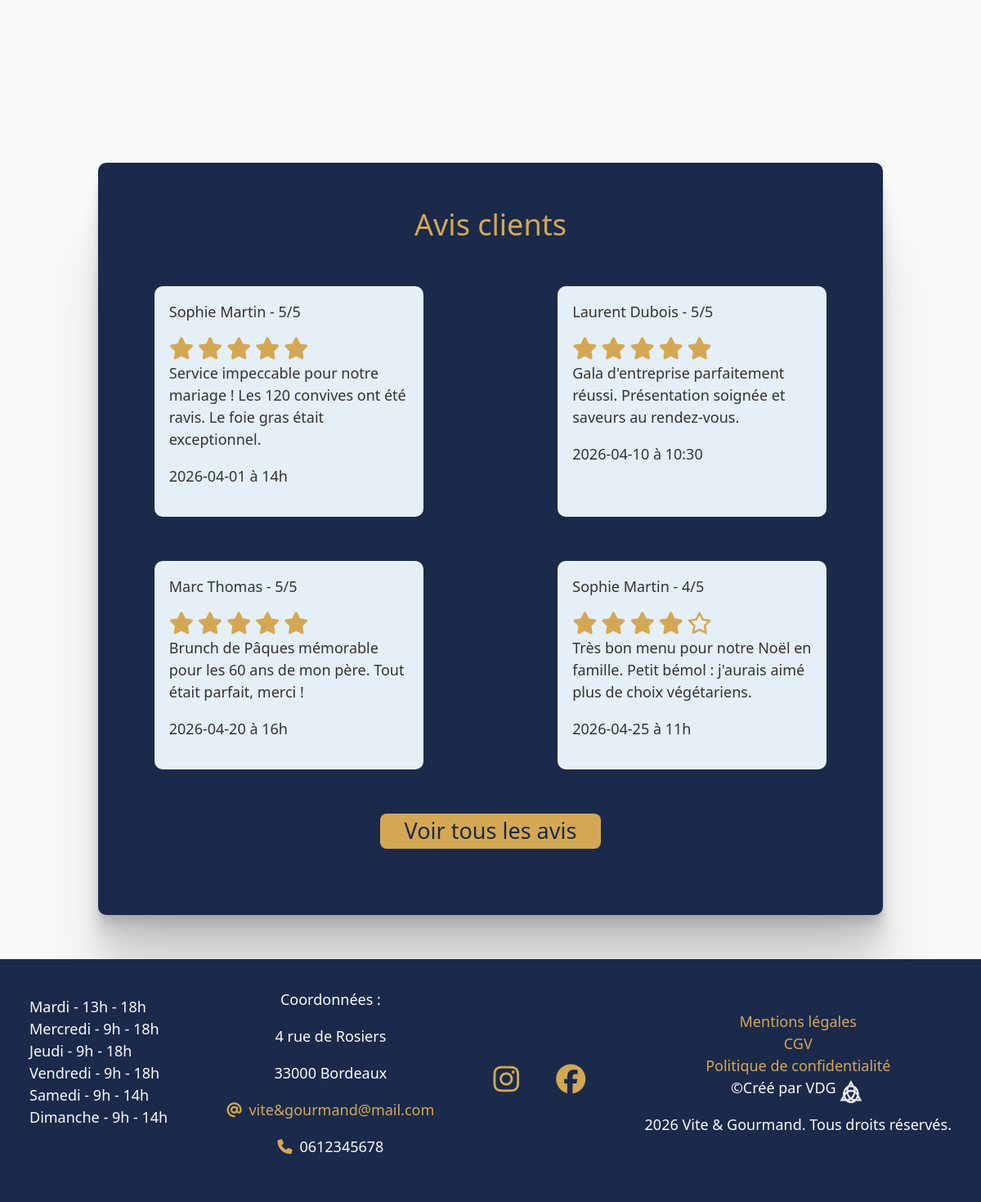
Before: / (lower part) with the older database file.
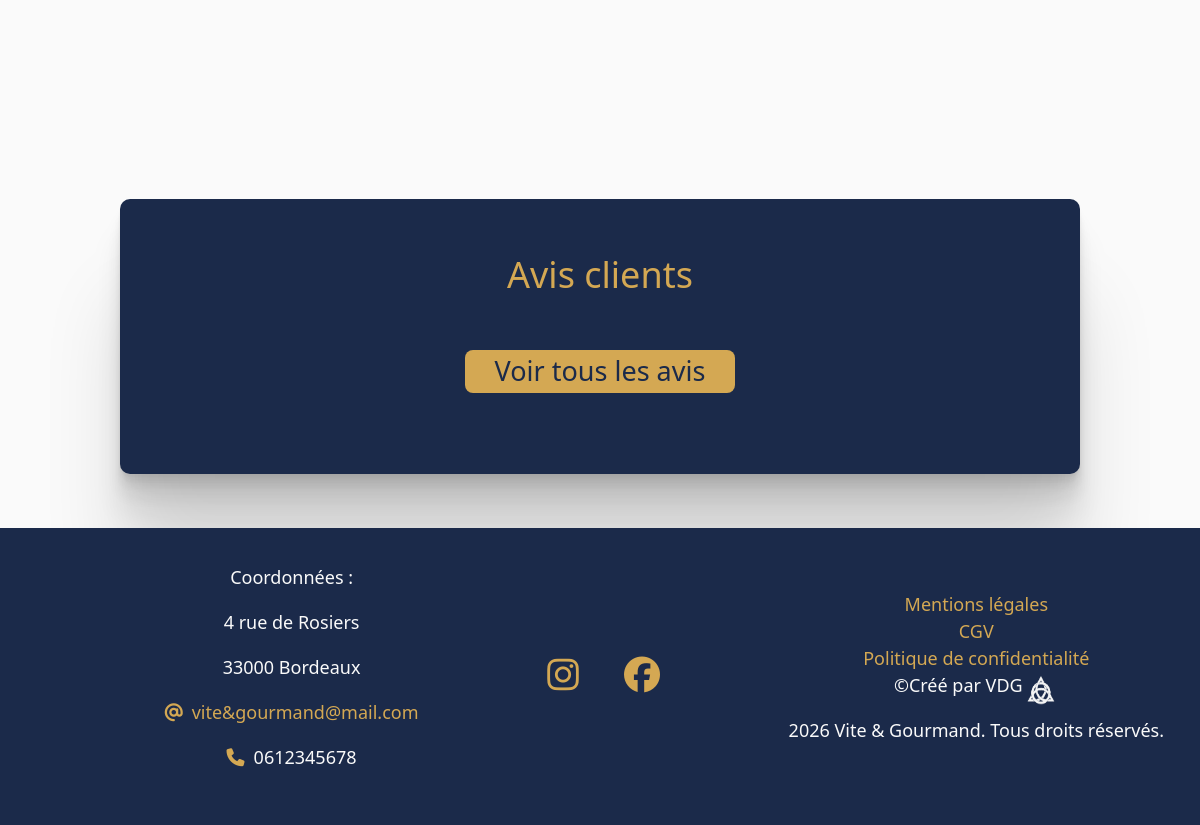
After: the same page with the newer database file.
### tables this page shows
CREATE TABLE avis(
    avis_id INT PRIMARY KEY AUTO_INCREMENT NOT NULL,
    commande_id INT NOT NULL,
    utilisateur_id INT NOT NULL,
    note INT NOT NULL,
    description TEXT,
    statut VARCHAR(20) NOT NULL,
    date_avis DATETIME NOT NULL,
    deleted_at DATETIME DEFAULT NULL,
    FOREIGN KEY (commande_id) REFERENCES commande(commande_id),
    FOREIGN KEY (utilisateur_id) REFERENCES utilisateur(utilisateur_id)
);

CREATE TABLE horaire(
    horaire_id INT PRIMARY KEY AUTO_INCREMENT NOT NULL,
    jour VARCHAR(10) NOT NULL,
    heure_ouverture TIME NOT NULL,
    heure_fermeture TIME NOT NULL
);

### app/controllers/HomeController.php (called while the page is built, shortened)
<?php
require_once __DIR__ . '/../models/AvisModel.php';
require_once __DIR__ . '/../models/HoraireModel.php';
class HomeController{
    private AvisModel $avis;
    private HoraireModel $horaire;
    public function __construct(){
        $this->avis = new AvisModel();
        $this->horaire = new HoraireModel();
    }
    public function showLanding(){
        $avis = $this->avis->getAvis('valide');
        $horaire = $this->horaire->getHoraire();
        require_once __DIR__ . '/../views/index.php';
    }
}

### public/index.php (called while the page is built, shortened)
<?php
require_once __DIR__ . '/../core/Database.php';
require_once __DIR__ . '/../core/Router.php';
require_once __DIR__ . '/../app/controllers/HomeController.php';
$router = new Router();
$url = strtok($_SERVER['REQUEST_URI'], '?');
$router->add('GET', '/', 'HomeController', 'showLanding');
$router->add('GET', '/admin/dashboard', 'AdminController', 'dashboard');
$router->add('GET' , '/employe/dashboard' , 'EmployeController' , 'dashboard' );
$router->add('GET', '/auth/login', 'AuthController', 'loginForm');
$router->add('POST', '/auth/login', 'AuthController', 'login');
$router->add('GET', '/auth/register', 'AuthController', 'registerForm');
$router->add('POST', '/auth/register', 'AuthController', 'register');
$router->add('GET' , '/auth/delete-account' , 'ProfileController' , 'showSupprimerProfil');
$router->add('POST' , '/auth/delete-account' , 'ProfileController' , 'supprimerProfil');
$router->add('GET' , '/admin/employe-register' , 'AdminController' , 'ShowRegisterEmploye');
$router->add('POST' , '/admin/employe-register' , 'AdminController' , 'registerEmploye');
$router->add('POST' , '/admin/desactiver/{id}' , 'AdminController' , 'desactiverEmploye');
$router->add('POST' , '/admin/activer/{id}' , 'AdminController' , 'activerEmploye');
$router->add('GET' , '/admin/update-employe/{id}' , 'AdminController' , 'showModifEmploye');
$router->add('POST' , '/admin/update-employe/{id}' , 'AdminController' , 'updateEmploye');
$router->add('Post', '/auth/logout', 'AuthController', 'logOut');
$router->add('GET', '/auth/forgot-password', 'PasswordResetController', 'forgotPasswordForm');
$router->add('POST', '/auth/forgot-password', 'PasswordResetController', 'forgotPassword');
$router->add('GET', '/auth/reset-password', 'PasswordResetController', 'resetPasswordForm');
$router->add('POST', '/auth/reset-password', 'PasswordResetController', 'resetPassword');
$router->add('GET' , '/menus' , 'MenuController' , 'index');
$router->add('GET' , '/create-menu' , 'MenuController' , 'showFormMenu');
$router->add('POST' , '/create-menu' , 'MenuController' , 'createMenu');
$router->add('GET' , '/menus/edit/{id}' , 'MenuController' , 'showEditMenu');
$router->add('POST' , '/menus/edit/{id}' , 'MenuController' , 'updateMenu');
$router->add('POST' , '/menus/delete/{id}' , 'MenuController' , 'deleteMenu');
$router->add('GET' , '/menus/{id}' , 'MenuController' , 'show');
$router->add('GET' , '/avis' , 'AvisController' , 'index');
$router->add('GET' , '/avis-valider' , 'AvisController' , 'avisToValidate');
$router->add('POST' , '/avis-valider/{id}' , 'AvisController' , 'changeStatut');
$router->add('GET' , '/avis/noter/{id}' , 'AvisController' , 'showAvisForm');
$router->add('POST' , '/avis/noter-commande/{id}' , 'AvisController' , 'noterCommande');
$router->add('GET' , '/avis/edit/{id}' , 'AvisController' , 'showEditForm');
$router->add('POST' , '/avis/edit/{id}' , 'AvisController' , 'updateAvis');
$router->add('GET' , '/profile' , 'ProfileController' , 'showProfile');
$router->add('GET' , '/commandes/{id}' , 'CommandeController' , 'show');
$router->add('GET' , '/commandes-client' , 'CommandeController' , 'showAllCommandes');
$router->add('POST' , '/commandes/update/{id}' , 'CommandeController' , 'changerStatutCommande');
$router->add('GET' , '/commandes/annuler-commande/{id}' , 'CommandeController' , 'showFormAnnuler');
$router->add('POST' , '/commandes/annuler-commande/{id}' , 'CommandeController' , 'annulerCommandeEmploye');
$router->add('GET' , '/plats' , 'PlatController' , 'showAllPlats');
$router->add('GET' , '/plats/create' , 'PlatController' , 'showCreatePlat');
$router->add('POST' , '/plats/create' , 'PlatController' , 'createPlat');
$router->add('GET' , '/plats/edit/{id}' , 'PlatController' , 'showEditPlat');
$router->add('POST' , '/plats/edit/{id}' , 'PlatController' , 'updatePlat');
$router->add('POST' , '/plats/delete/{id}' , 'PlatController' , 'deletePlat');
$router->add('POST' , '/plats/associer/{id}' , 'PlatController' , 'associerPlat');
$router->add('POST' , '/plats/dissocier/{id}' , 'PlatController' , 'dissocierPlat');
$router->add('GET' , '/contact' , 'ContactController' , 'showForm');
$router->add('POST' , '/contact' , 'ContactController' , 'sendMessage');
$router->add('GET' , '/profile/edit' , 'ProfileController' , 'editProfile');
$router->add('POST' , '/profile/edit' , 'ProfileController' , 'edit');
$router->add('POST', '/commandes/calcul-frais', 'CommandeController', 'calculFrais');
$router->add('POST', '/commandes/create', 'CommandeController', 'create');
$router->add('GET', '/commandes/create/{menu_id}', 'CommandeController', 'showForm');
$router->add('POST' , '/commandes/annuler/{id}' , 'CommandeController' , 'annulerCommande');
$router->add('GET' , '/commandes/edit/{id}' , 'CommandeController' , 'showUpdate');
$router->add('POST' , '/commandes/edit/{id}' , 'CommandeController' , 'updateCommande');
$router->add('GET' , '/changer-horaire' , 'HoraireController' , 'showFormHoraire');
$router->add('POST' , '/changer-horaire' , 'HoraireController' , 'updateHoraire');
$router->add('POST' , '/ajout-jour' , 'HoraireController' , 'ajouterJour');
$router->add('POST' , '/supp-jour/{id}' , 'HoraireController' , 'supprimerJour');
$router->add('GET' , '/fetch/menu-allergene/{id}' , 'MenuController' , 'getAllAllergene');
$router->add('GET' , '/admin/stats-ca' , 'AdminController' , 'statsCA');
$router->add('GET' , '/mentions-legales' , 'HomeController'  , 'showMentions' );
$router->add('GET' , '/cgv' , 'HomeController' , 'showCgv');
$router->add('GET' , '/confidentialite' , 'HomeController' , 'showConfidentialite');
$router->dispatch($url);

### core/Database.php (called while the page is built)
<?php
class Database{
    private static $instance = null;
    private $pdo;
    private function __construct(){
        $host     = getenv('DB_HOST');
        $port     = getenv('DB_PORT');
        $dbname   = getenv('DB_NAME');
        $username = getenv('DB_USER');
        $password = getenv('DB_PASSWORD');
        try{
            $dsn = "mysql:host={$host};port={$port};dbname={$dbname}";
            $this->pdo = new PDO($dsn, $username, $password);
            $this->pdo->setAttribute(PDO::ATTR_ERRMODE, PDO::ERRMODE_EXCEPTION);
        }catch(PDOException $e){
            die("Database connection failure: " . $e->getMessage());
        }
    }
    public static function getInstance(): Database {
        if(self::$instance === null){
            self::$instance = new Database();
        }
        return self::$instance;
    }
    public function getConnection(): PDO {
        return $this->pdo;
    }
}

### app/models/AvisModel.php (called while the page is built, shortened)
<?php
require_once __DIR__ . '/../../core/Database.php';
class AvisModel{
    private $pdo;
    public function __construct(){
        $this->pdo = Database::getInstance()->getConnection();
    }
    public function getAvis(string $statut){
        $stmt = $this->pdo->prepare("SELECT avis.avis_id,
                                    avis.note,
                                    avis.description ,
                                    avis.date_avis,
                                    avis.utilisateur_id,
                                    CONCAT(utilisateur.prenom , ' ' , utilisateur.nom) as nom_complet
                                    FROM avis
                                    JOIN utilisateur ON avis.utilisateur_id = utilisateur.utilisateur_id
                                    WHERE avis.statut = :statut AND  avis.deleted_at IS NULL");
        $stmt->bindValue(':statut', $statut , PDO::PARAM_STR);
        $stmt->execute();
        return $stmt->fetchAll(PDO::FETCH_ASSOC);
    }
}

### app/models/HoraireModel.php (called while the page is built, shortened)
<?php
require_once __DIR__ . '/../../core/Database.php';
class HoraireModel{
    private $pdo;
    public function __construct(){
        $this->pdo = Database::getInstance()->getConnection();
    }
    public function getHoraire(){
        $stmt = $this->pdo->prepare("SELECT jour , DATE_FORMAT(heure_ouverture, '%Hh%i') AS heure_ouverture, DATE_FORMAT(heure_fermeture, '%Hh%i') AS heure_fermeture FROM horaire ORDER BY FIELD(jour, 'Lundi', 'Mardi', 'Mercredi', 'Jeudi', 'Vendredi', 'Samedi', 'Dimanche')");
        $stmt->execute();
        return $stmt->fetchAll(PDO::FETCH_ASSOC);
    }
}

### app/views/index.php (the view, shortened to what the changed rows need)
<?php
require_once __DIR__ . '/../views/layout/header.php';
?>
<main>
    <section class="section-savoir-faire">
        <div class="d-flex carte-savoir-faire mb-4 mt-5">
        </div>
    </section>
    <section class="section-avis bg-primary m-auto mt-5 pt-5 pb-4 mb-5">
        <h2 class="text-secondary text-center mb-5">Avis clients</h2>
            <div class="row-accueil row">
                <?php foreach($avis as $carteAvis) : ?>
                    <div class="col-lg-1 col-sm-2"></div>
                    <div class="carte-avis mb-5 col-lg-4 col-sm-8">
                        <p class="titre-avis"><?= htmlspecialchars($carteAvis['nom_complet']) ?><span class="note-avis"> - <?= htmlspecialchars($carteAvis['note']) ?>/5</span></p>
                        <?php for($i = 0; $i < $carteAvis['note']; $i++): ?>
                            <i class="fa-solid fa-star"></i>
                        <?php endfor ?>
                        <?php for($i = 0; $i < 5 - $carteAvis['note']; $i++): ?>
                            <i class="fa-regular fa-star"></i>
                        <?php endfor ?>
                        <p class="description-avis"><?= htmlspecialchars($carteAvis['description']) ?></p>
                        <p class="date-avis"><?= htmlspecialchars(str_replace(':00', 'h',date('Y-m-d  à  H:i', strtotime($carteAvis['date_avis'])))) ?></p>
                    </div>
                    <div class="col-lg-1 col-sm-2"></div>
                <?php endforeach ?>
            </div>
        <div class="text-center mb-5">
            <a href="/avis" class="avis bg-secondary">Voir tous les avis</a>
        </div>
    </section>
</main>
<?php
require_once __DIR__ . '/../views/layout/footer.php';
?>

### core/Router.php (shortened to what the changed rows need)
<?php
class Router{
    private array $routes;
    public function add(string $httpMethod, string $url, string $controller, string $action): void {
        $this->routes[] = [
            'httpMethod' => strtoupper($httpMethod),
            'url'        => $url,
            'controller' => $controller,
            'action'     => $action
        ];
    }
    public function dispatch(string $url): void {
        $url = rtrim($url, '/') ?: '/';
        foreach ($this->routes as $route) {
            $pattern = preg_replace('#\{([a-zA-Z_]+)\}#', '([^/]+)', $route['url']);
            $pattern = '#^' . $pattern . '$#';
            if (preg_match($pattern, $url, $matches)) {
                array_shift($matches);
                $actionName = $route['action'];
                $controller = new $controllerName();
                call_user_func_array([$controller, $actionName], $matches);
                return;
            }
        }
    }
}

### app/views/layout/footer.php (shortened to what the changed rows need)
<footer class=" d-flex">
    <div class="mt-2 liste-horaire">
        <?php foreach($horaire  as $jour) : ?>
            <p class="horaire"><?= htmlspecialchars($jour['jour']) ?> - <?= htmlspecialchars(str_replace('h00', 'h',ltrim( $jour['heure_ouverture'], '0'))) ?> - <?= htmlspecialchars(str_replace('h00', 'h',ltrim($jour['heure_fermeture'], '0'))) ?></p>
        <?php endforeach ?>
    </div>
    <div class="d-flex coordonnees">
        <p>Coordonnées :</p>
        <p>4 rue de Rosiers</p>
        <p>33000 Bordeaux</p>
        <p><a href="mailto:vite&gourmand@mail.com"><i class="fa-solid fa-at"></i>vite&gourmand@mail.com</a> </p>
        <p><i class="fa-solid fa-phone"></i>0612345678</p>
    </div>
    <div class="d-flex reseaux">
        <a href="https://www.instagram.com" target="_blank" aria-label="Notre page Instagram"><i class="fa-brands fa-instagram"></i></a>
        <a href="https://www.facebook.com" target="_blank" aria-label="Notre page Facebook"><i class="fa-brands fa-facebook"></i></a>
    </div>
    <div class="d-flex mentions mt-4">
        <a href="/mentions-legales">Mentions légales</a>
        <a href="/cgv">CGV</a>
        <a href="/confidentialite">Politique de confidentialité</a>
        <div class="d-flex"><p>&copy;Créé par VDG </p><img src="/assets/img/Logo_blanc.png" alt="Logo VDG - Vincent Didier Geraghty développeur web" class="logo"></div>
        <p>2026 Vite & Gourmand. Tous droits réservés.</p>
    </div>
</footer>
</body>
</html>

Changed rows visible on the page:
removed avis: nom_complet "Sophie Martin", note "5", description "Service impeccable pour notre mariage ! Les 120 convives ont été ravis. Le foie gras était exceptionnel.", date_avis "2026-04-01 à 14h"
removed avis: nom_complet "Laurent Dubois", note "5", description "Gala d'entreprise parfaitement réussi. Présentation soignée et saveurs au rendez-vous.", date_avis "2026-04-10 à 10:30"
removed avis: nom_complet "Marc Thomas", note "5", description "Brunch de Pâques mémorable pour les 60 ans de mon père. Tout était parfait, merci !", date_avis "2026-04-20 à 16h"
removed avis: nom_complet "Sophie Martin", note "4", description "Très bon menu pour notre Noël en famille. Petit bémol : j'aurais aimé plus de choix végétariens.", date_avis "2026-04-25 à 11h"
removed horaire: jour "Mardi", heure_ouverture "13h", heure_fermeture "18h"
removed horaire: jour "Mercredi", heure_ouverture "9h", heure_fermeture "18h"
removed horaire: jour "Jeudi", heure_ouverture "9h", heure_fermeture "18h"
removed horaire: jour "Vendredi", heure_ouverture "9h", heure_fermeture "18h"
removed horaire: jour "Samedi", heure_ouverture "9h", heure_fermeture "14h"
removed horaire: jour "Dimanche", heure_ouverture "9h", heure_fermeture "14h"
